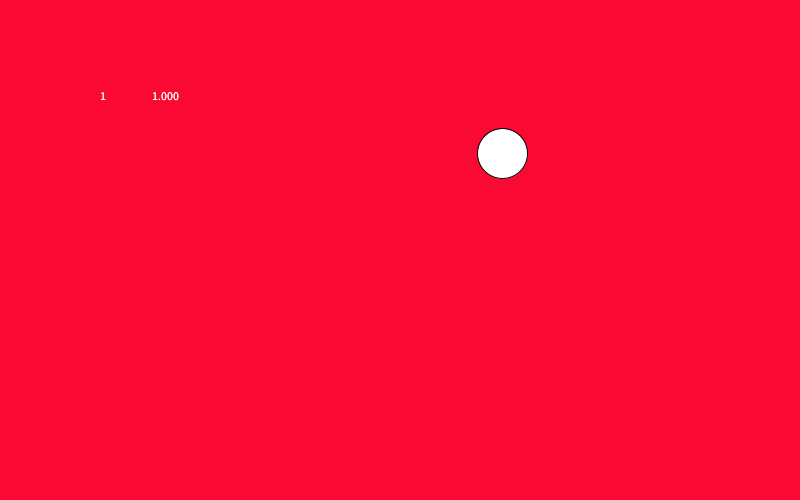
Frame 1 (no input)
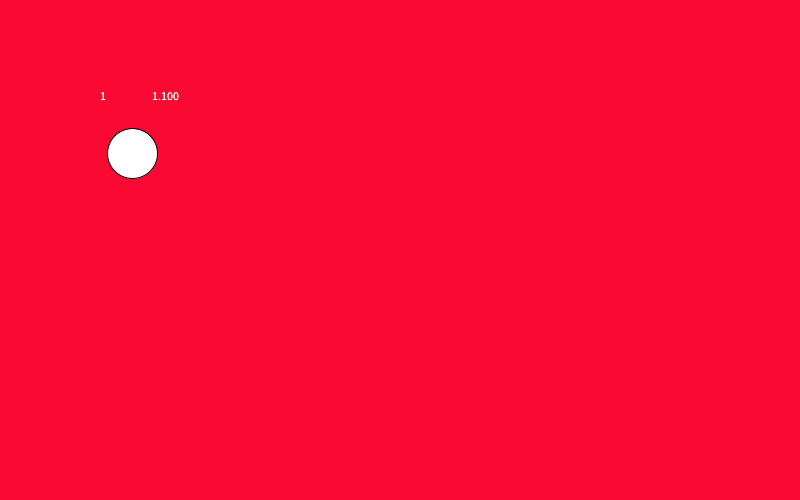
Frame 60 (the mouse pressed at the canvas centre just before this capture)
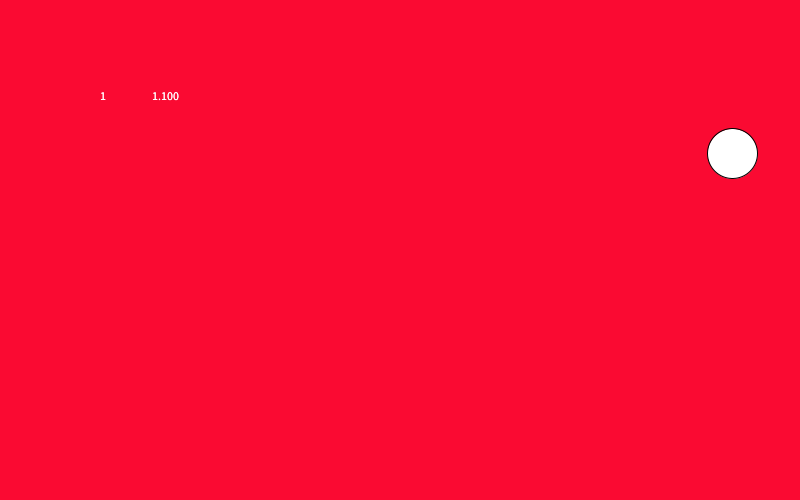
Frame 120 (the mouse held since frame 60 and released just before this capture)

The Processing sketch that drew these frames (run headless with seeded random() and noise(); from frame 60 on, the mouse is pressed at the canvas centre):

// Processing sketch: Adaptation_of_Population
// ── Adaptation_of_Population.pde
float population = 1;
float ballX[] = new float [floor(population)];
float ballY[]= new float [floor(population)];
int ballD;
boolean moveUP[]= new boolean [floor(population)];
boolean moveLEFT[]= new boolean [floor(population)];
boolean moveDOWN[]= new boolean [floor(population)];
boolean moveRIGHT[]= new boolean [floor(population)];


void setup() {
  size(800, 500);
  background(100, 50, 150);
  for (int i = 0; i < ballX.length; i++) {
    ballX[i] = random(50, 750);
    ballY[i] = random(50, 450);
    moveLEFT[i] = true;
    moveDOWN[i] = false;
    ballD = 50;
  }
}

void draw() {
  int balls = moveDOWN.length;
  background(250, 10, 50);
  text(balls, 100, 100);
  text(population, 150, 100);
  for (int i = 0; i < ballX.length; i++) {
    ellipse(ballX[i], ballY[i], ballD, ballD);
    if (moveUP[i]) {
      ballY[i]-=1;
    }
    if (moveDOWN[i]) {
      ballY[i]+=1;
    }
    if (moveRIGHT[i]) {
      ballX[i]+=10;
    }
    if (moveLEFT[i]) {
      ballX[i]-=10;
    }
    if (ballX[i] > (800 - (ballD/2))) {
      moveRIGHT[i] = false;
      moveLEFT[i] = true;
      population *= 1.10;
    }
    if (ballY[i] > (500 - (ballD/2))) {
      moveUP[i] = true;
      moveDOWN[i] = false;
      //  population += .15;
    }
    if (ballX[i] < (0+ballD/2)) {
      moveRIGHT[i] = true;
      moveLEFT[i] = false;
      population *=1.10;
    }
    if (ballY[i] < (0+ballD/2)) {
      moveUP[i] = false;
      moveDOWN[i] = true;
      // population += .15;
    }
  }
  if (floor(population) > balls) {
    ballX = append(ballX, random(50, 750));
    ballY = append(ballY, random(50, 450));
    moveUP = (boolean[])append(moveUP, true);
    moveDOWN = (boolean[])append(moveDOWN, false);
    moveRIGHT = (boolean[])append(moveRIGHT, false);
    moveLEFT = (boolean[])append(moveLEFT, false);
  }
  text(balls, 100, 100);
  text(population, 150, 100);
}


void mouseClicked() {
  ballX = append(ballX, random(50, 750));
  ballY = append(ballY, random(50, 450));
  moveUP = (boolean[])append(moveUP, true);
  moveDOWN = (boolean[])append(moveDOWN, false);
  moveRIGHT = (boolean[])append(moveRIGHT, false);
  moveLEFT = (boolean[])append(moveLEFT, false);
}
